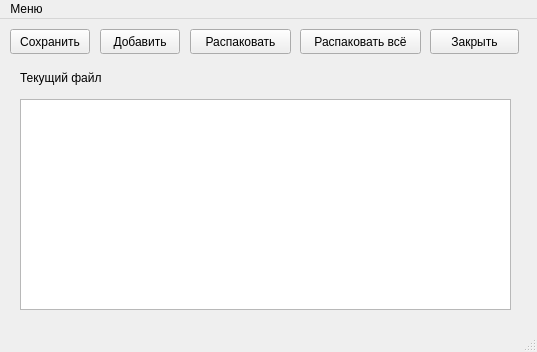
<?xml version="1.0" encoding="UTF-8"?>
<ui version="4.0">
 <class>MainWindow</class>
 <widget class="QMainWindow" name="MainWindow">
  <property name="geometry">
   <rect>
    <x>0</x>
    <y>0</y>
    <width>537</width>
    <height>352</height>
   </rect>
  </property>
  <property name="windowTitle">
   <string>АрхивариусЪ</string>
  </property>
  <widget class="QWidget" name="centralwidget">
   <widget class="QPushButton" name="button_create">
    <property name="geometry">
     <rect>
      <x>10</x>
      <y>10</y>
      <width>80</width>
      <height>25</height>
     </rect>
    </property>
    <property name="text">
     <string>Сохранить</string>
    </property>
    <property name="default">
     <bool>false</bool>
    </property>
    <property name="flat">
     <bool>false</bool>
    </property>
   </widget>
   <widget class="QPushButton" name="button_add">
    <property name="geometry">
     <rect>
      <x>100</x>
      <y>10</y>
      <width>80</width>
      <height>25</height>
     </rect>
    </property>
    <property name="text">
     <string>Добавить</string>
    </property>
   </widget>
   <widget class="QPushButton" name="button_unpack">
    <property name="geometry">
     <rect>
      <x>190</x>
      <y>10</y>
      <width>101</width>
      <height>25</height>
     </rect>
    </property>
    <property name="toolTip">
     <string notr="true"/>
    </property>
    <property name="text">
     <string>Распаковать</string>
    </property>
   </widget>
   <widget class="QLabel" name="label_info">
    <property name="geometry">
     <rect>
      <x>20</x>
      <y>50</y>
      <width>481</width>
      <height>17</height>
     </rect>
    </property>
    <property name="text">
     <string notr="true">Текущий файл</string>
    </property>
   </widget>
   <widget class="QListWidget" name="listWidget">
    <property name="geometry">
     <rect>
      <x>20</x>
      <y>80</y>
      <width>491</width>
      <height>211</height>
     </rect>
    </property>
    <property name="selectionMode">
     <enum>QAbstractItemView::ExtendedSelection</enum>
    </property>
   </widget>
   <widget class="QPushButton" name="button_unpack_all">
    <property name="geometry">
     <rect>
      <x>300</x>
      <y>10</y>
      <width>121</width>
      <height>25</height>
     </rect>
    </property>
    <property name="text">
     <string>Распаковать всё</string>
    </property>
   </widget>
   <widget class="QPushButton" name="button_close">
    <property name="geometry">
     <rect>
      <x>430</x>
      <y>10</y>
      <width>89</width>
      <height>25</height>
     </rect>
    </property>
    <property name="text">
     <string>Закрыть</string>
    </property>
   </widget>
  </widget>
  <widget class="QMenuBar" name="menubar">
   <property name="geometry">
    <rect>
     <x>0</x>
     <y>0</y>
     <width>537</width>
     <height>22</height>
    </rect>
   </property>
   <widget class="QMenu" name="menu">
    <property name="title">
     <string>Меню</string>
    </property>
    <addaction name="create_archive"/>
    <addaction name="open_archive"/>
    <addaction name="Exit"/>
   </widget>
   <addaction name="menu"/>
  </widget>
  <widget class="QStatusBar" name="statusbar"/>
  <action name="create_archive">
   <property name="text">
    <string>Создать</string>
   </property>
   <property name="shortcut">
    <string>Ctrl+N</string>
   </property>
  </action>
  <action name="open_archive">
   <property name="text">
    <string>Открыть</string>
   </property>
   <property name="shortcut">
    <string>Ctrl+A</string>
   </property>
  </action>
  <action name="Exit">
   <property name="text">
    <string>Выход</string>
   </property>
   <property name="shortcut">
    <string>Alt+X</string>
   </property>
  </action>
 </widget>
 <resources/>
 <connections/>
</ui>
